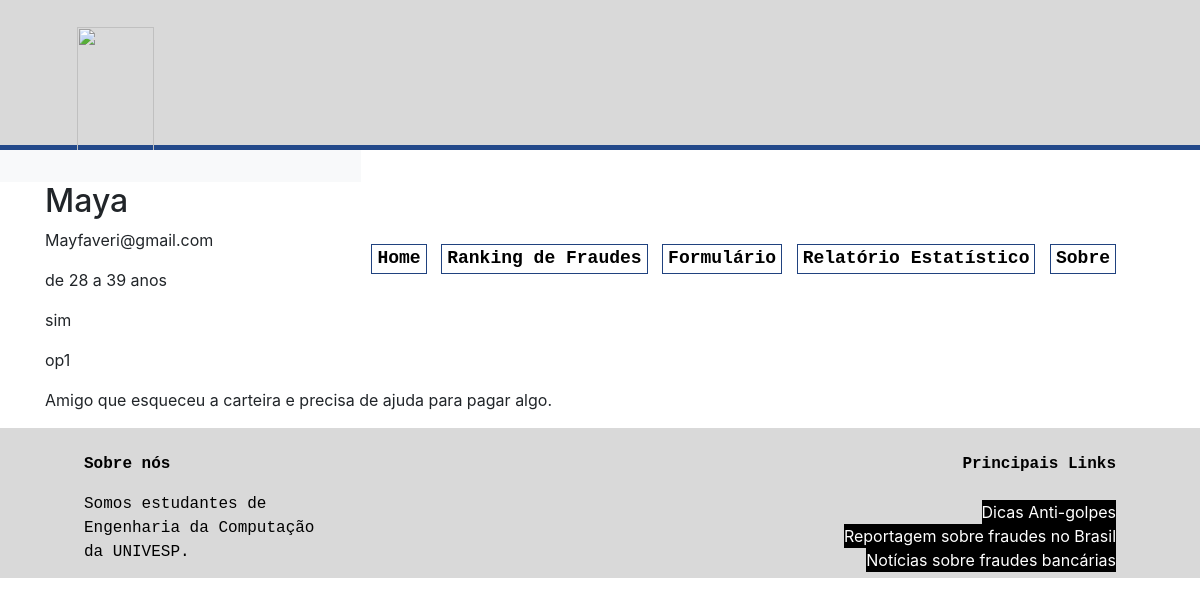
Screenshot of /86585638 with the database file from the repository.
### tables this page shows
CREATE TABLE posts (
    id INTEGER PRIMARY KEY AUTOINCREMENT,
    nome STRING(200) NOT NULL,
    email STRING(200) NOT NULL,
    idade STRING(50) NOT NULL,
    tipo STRING(10) NOT NULL,
    opcao STRING(100) NOT NULL,
    valida STRING(10) NOT NULL,
    fraude STRING(100) NOT NULL,
    descricao STRING(500) NOT NULL
);

### app.py (the view)
@app.route('/<int:post_id>')
def post(post_id):
    post = get_post(post_id)
    return render_template('post.html', post=post)

### app.py (called while the page is built)
def get_db_connection():
    conn = sqlite3.connect('database.db')
    conn.row_factory = sqlite3.Row
    return conn

def get_post(post_id):
    conn = get_db_connection()
    post = conn.execute('SELECT * FROM posts WHERE id = ?',
                        (post_id,)).fetchone()
    conn.close()
    if post is None:
        abort(404)
    return post

### templates/post.html (shortened to what this page needs)
{% extends 'base.html' %}
{% block content %}
    <h2>{% block title %} {{ post['nome'] }} {% endblock %}</h2>
    <p>{{ post['email'] }}</p>
    <p>{{ post['idade'] }}</p>
    <p>{{ post['tipo'] }}</p>
    <p>{{ post['opcao'] }}</p>
    <p>{{ post['descricao'] }}</p>
{% endblock %}

### static/css/estilo.css (style rules this page uses)
* { margin:0; padding:0; }
body { text-align:center; margin:0px; background:#ffffff; }

### rows the page displays
posts: nome "Maya", email "Mayfaveri@gmail.com", idade "de 28 a 39 anos", tipo "sim", opcao "op1", descricao "Amigo que esqueceu a carteira e precisa de ajuda para pagar algo."
